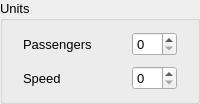
             <widget class="QGroupBox" name="unitsGroupBox">
              <property name="sizePolicy">
               <sizepolicy hsizetype="Preferred" vsizetype="Preferred">
                <horstretch>0</horstretch>
                <verstretch>0</verstretch>
               </sizepolicy>
              </property>
              <property name="font">
               <font>
                <pointsize>10</pointsize>
               </font>
              </property>
              <property name="title">
               <string>Units</string>
              </property>
              <layout class="QFormLayout" name="formLayout_3">
               <property name="horizontalSpacing">
                <number>40</number>
               </property>
               <property name="verticalSpacing">
                <number>10</number>
               </property>
               <property name="leftMargin">
                <number>20</number>
               </property>
               <property name="rightMargin">
                <number>20</number>
               </property>
               <item row="0" column="0">
                <widget class="QLabel" name="passengersLabel">
                 <property name="text">
                  <string>Passengers</string>
                 </property>
                </widget>
               </item>
               <item row="0" column="1">
                <widget class="QSpinBox" name="passengersSpinBox">
                 <property name="sizePolicy">
                  <sizepolicy hsizetype="Preferred" vsizetype="Preferred">
                   <horstretch>30</horstretch>
                   <verstretch>0</verstretch>
                  </sizepolicy>
                 </property>
                 <property name="toolTip">
                  <string>Number of passengers it may carry (def=0)</string>
                 </property>
                 <property name="statusTip">
                  <string/>
                 </property>
                 <property name="whatsThis">
                  <string/>
                 </property>
                 <property name="maximum">
                  <number>10</number>
                 </property>
                 <property name="property_name" stdset="0">
                  <string>passengers</string>
                 </property>
                </widget>
               </item>
               <item row="1" column="0">
                <widget class="QLabel" name="speedLabel">
                 <property name="text">
                  <string>Speed</string>
                 </property>
                </widget>
               </item>
               <item row="1" column="1">
                <widget class="QSpinBox" name="speedSpinBox">
                 <property name="toolTip">
                  <string>Speed of this object (def=0)</string>
                 </property>
                 <property name="maximum">
                  <number>50</number>
                 </property>
                 <property name="property_name" stdset="0">
                  <string>speed</string>
                 </property>
                </widget>
               </item>
              </layout>
             </widget>
